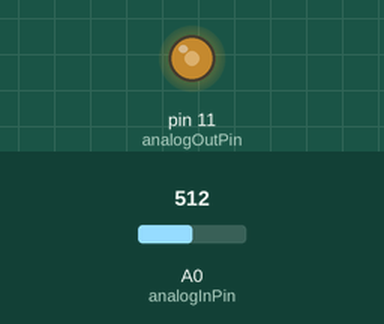
This sketch was run on a simulated Arduino Uno, built with avr-gcc and run on an emulated ATmega328P. On the bench: output pins drawn as LEDs (lit = HIGH). Inputs (shaded band) come from the test bench; at power-on: A0 (analogInPin) = 512. What the sketch prints to the serial monitor is not drawn.

Above: at 1.2 s.
1.3 s: A0 (analogInPin) set to 109
At 2.5 s:
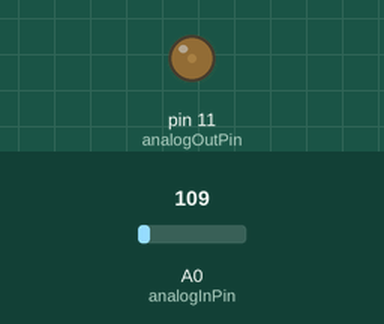
2.8 s: A0 (analogInPin) set to 94
At 3.8 s:
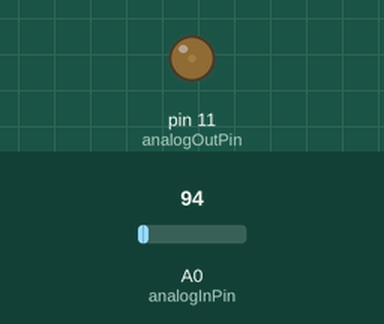
4.3 s: A0 (analogInPin) set to 0
At 4.9 s:
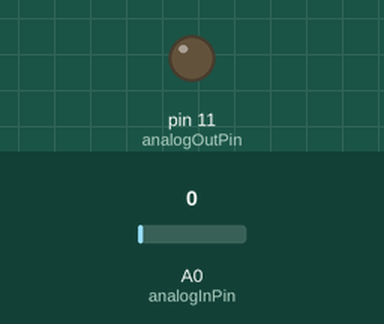
5.8 s: A0 (analogInPin) set to 716
At 6.1 s:
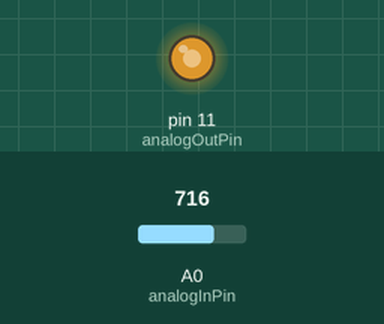
7.3 s: A0 (analogInPin) set to 900
At 8.5 s:
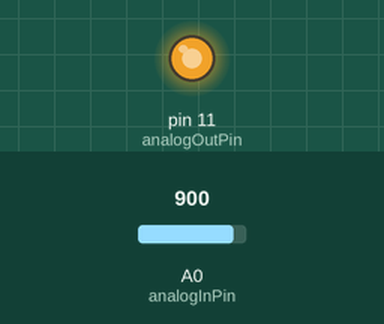
8.8 s: A0 (analogInPin) set to 511
At 9.6 s:
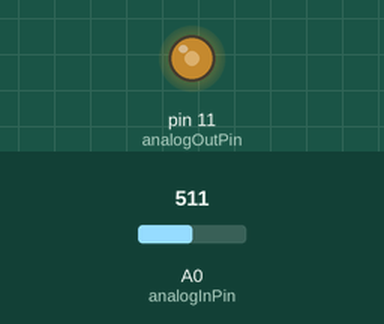
Timing chart, 0 to 11.8 s (numbered marks = the images above; inputs shaded):
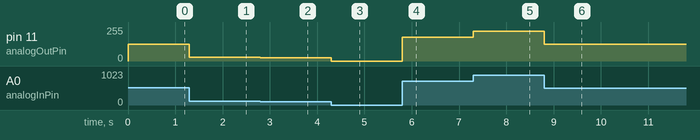

Measured:
- after the input at 1.3 s, pin 11 (analogOutPin): 127/255 → 27/255 at once
- after the input at 2.8 s, pin 11 (analogOutPin): 27/255 → 23/255 at once
- after the input at 4.3 s, pin 11 (analogOutPin): 23/255 → 0/255 at once
- after the input at 5.8 s, pin 11 (analogOutPin): 0/255 → 178/255 at once
- after the input at 7.3 s, pin 11 (analogOutPin): 178/255 → 224/255 at once
- after the input at 8.8 s, pin 11 (analogOutPin): 224/255 → 127/255 at once

The sketch:

1118_potentiometer_lde_brightness_9.ino
```cpp
const int analogInPin = A0;
const int analogOutPin = 11;
int sensorValue = 0;
int outputValue = 0;

void setup() {
  Serial.begin(115200);
}

void loop() {
  sensorValue = analogRead(analogInPin);
  outputValue = map(sensorValue, 0, 1023, 0, 255);
  analogWrite(analogOutPin, outputValue);

  Serial.print(" sensor = " );
  Serial.print(sensorValue);
  Serial.print(" \t output = " );
  Serial.println(outputValue);

  delay(2);
}
```
